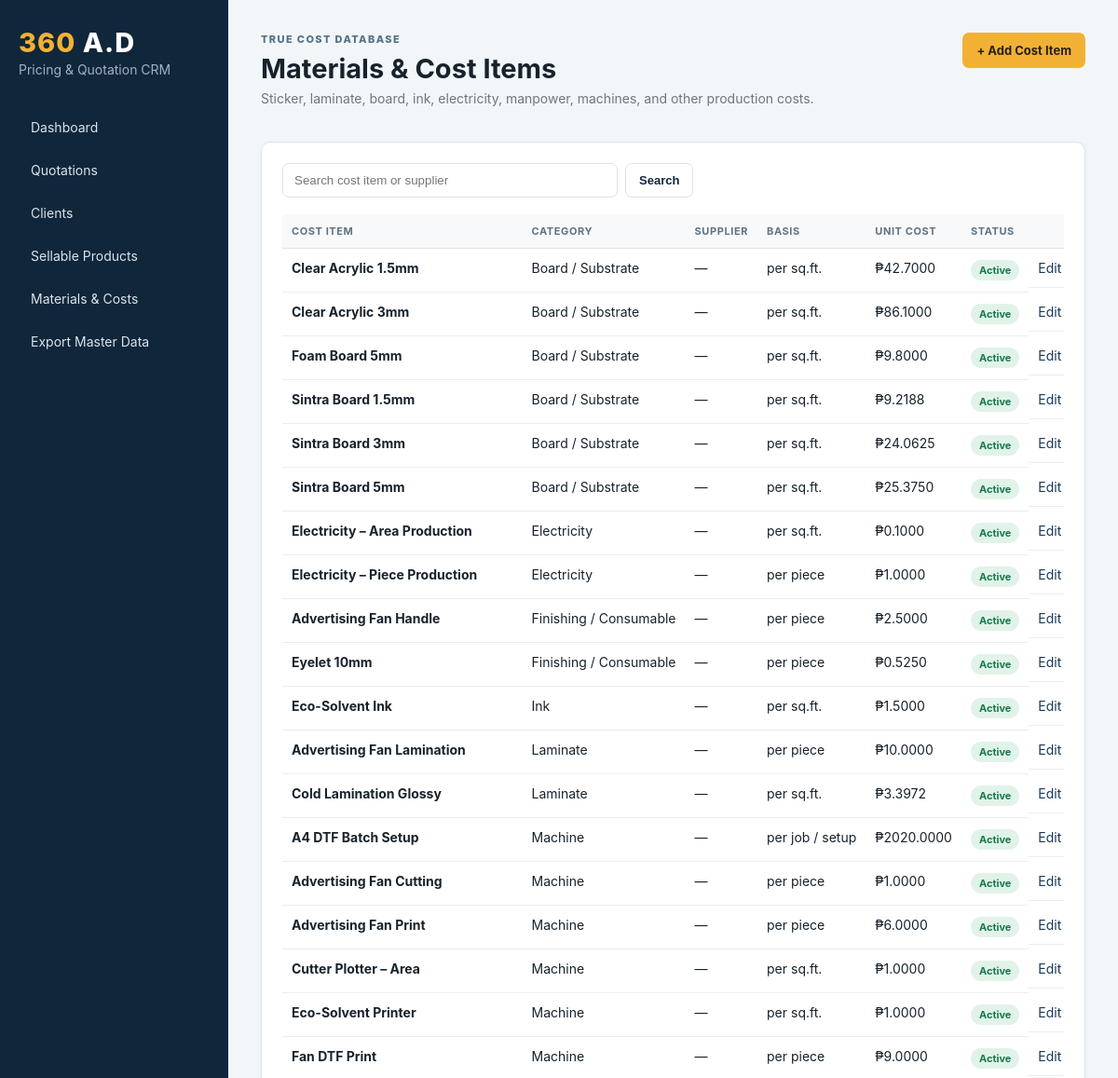
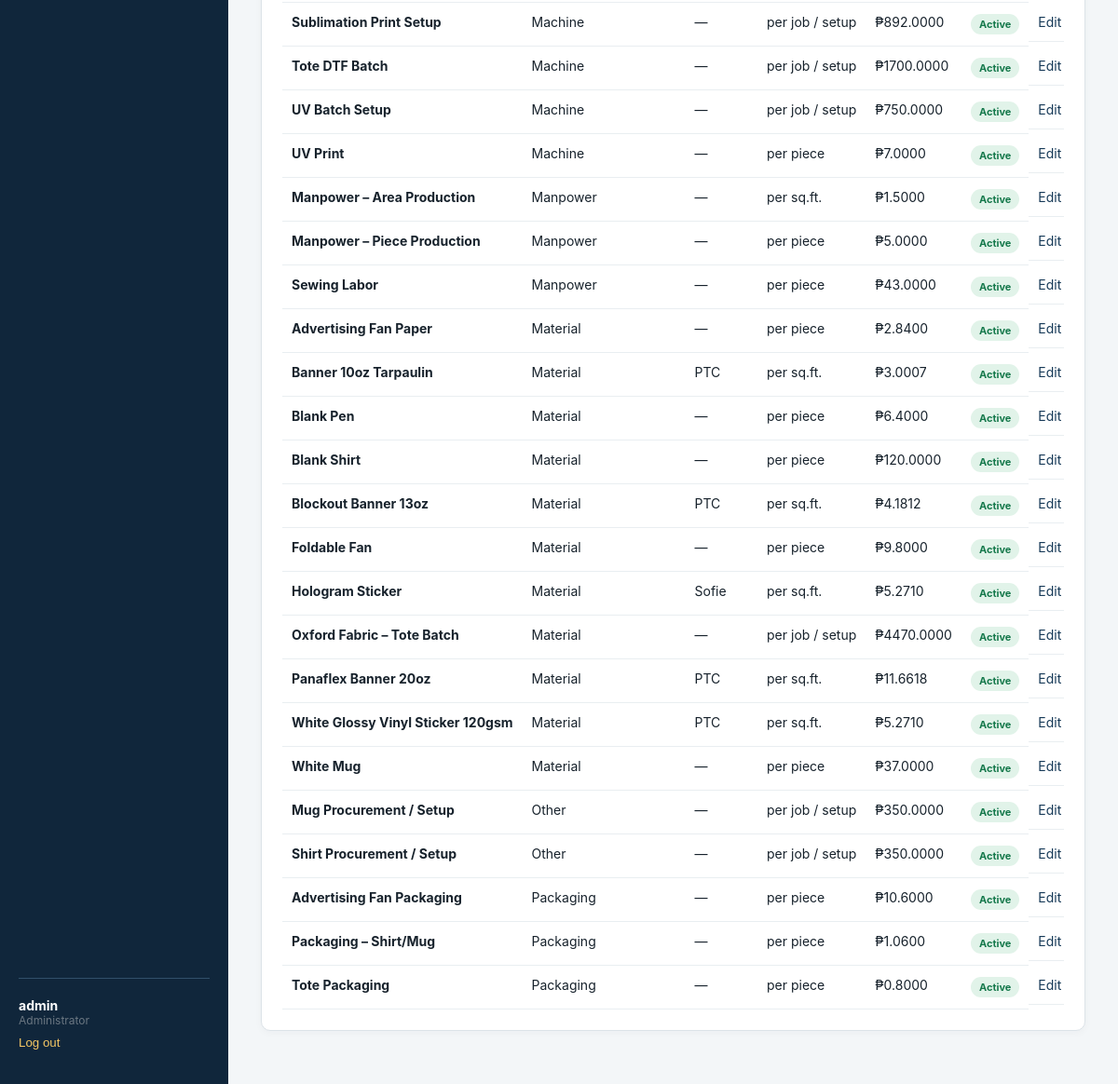
Screenshot of /cost-items/ (signed in) with the database file from the repository (2 pictures, top to bottom).
### core/models.py (models this page shows, shortened)
class TimeStampedModel(models.Model):
    created_at = models.DateTimeField(auto_now_add=True)
    updated_at = models.DateTimeField(auto_now=True)
    class Meta:
        abstract = True

class CostItem(TimeStampedModel):
    class Category(models.TextChoices):
        MATERIAL = "MATERIAL", "Material"
        LAMINATE = "LAMINATE", "Laminate"
        BOARD = "BOARD", "Board / Substrate"
        INK = "INK", "Ink"
        ELECTRICITY = "ELECTRICITY", "Electricity"
        MANPOWER = "MANPOWER", "Manpower"
        MACHINE = "MACHINE", "Machine"
        FINISHING = "FINISHING", "Finishing / Consumable"
        INSTALLATION = "INSTALLATION", "Installation"
        PACKAGING = "PACKAGING", "Packaging"
        OTHER = "OTHER", "Other"
    class Unit(models.TextChoices):
        SQFT = "SQFT", "per sq.ft."
        PIECE = "PIECE", "per piece"
        HOUR = "HOUR", "per hour"
        MINUTE = "MINUTE", "per minute"
        JOB = "JOB", "per job / setup"
        UNIT = "UNIT", "per unit"
    name = models.CharField(max_length=180, unique=True)
    category = models.CharField(max_length=20, choices=Category.choices, default=Category.MATERIAL)
    supplier = models.CharField(max_length=160, blank=True)
    unit = models.CharField(max_length=10, choices=Unit.choices, default=Unit.SQFT)
    unit_cost = models.DecimalField(max_digits=14, decimal_places=4, validators=[MinValueValidator(0)])
    vat_inclusive = models.BooleanField(default=True)
    purchase_description = models.CharField(max_length=220, blank=True)
    notes = models.TextField(blank=True)
    active = models.BooleanField(default=True)
    class Meta:
        ordering = ["category", "name"]

### core/views.py (the view)
# urls.py: path("cost-items/", views.cost_item_list, name="cost_item_list"),
@admin_required
def cost_item_list(request):
    query = request.GET.get("q", "").strip()
    items = CostItem.objects.all()
    if query:
        items = items.filter(Q(name__icontains=query) | Q(category__icontains=query) | Q(supplier__icontains=query))
    return render(request, "core/materials/list.html", {"items": items, "query": query})

### templates/core/materials/list.html
{% extends "base.html" %}
{% block content %}
<div class="page-heading"><div><p class="eyebrow">TRUE COST DATABASE</p><h1>Materials & Cost Items</h1><p>Sticker, laminate, board, ink, electricity, manpower, machines, and other production costs.</p></div><a class="btn primary" href="{% url 'cost_item_create' %}">+ Add Cost Item</a></div>
<section class="panel">
  <form class="search-row"><input name="q" value="{{ query }}" placeholder="Search cost item or supplier"><button class="btn secondary">Search</button></form>
  <div class="table-wrap"><table><thead><tr><th>Cost Item</th><th>Category</th><th>Supplier</th><th>Basis</th><th>Unit Cost</th><th>Status</th><th></th></tr></thead><tbody>
  {% for item in items %}<tr><td><strong>{{ item.name }}</strong></td><td>{{ item.get_category_display }}</td><td>{{ item.supplier|default:"—" }}</td><td>{{ item.get_unit_display }}</td><td>₱{{ item.unit_cost|floatformat:4 }}</td><td>{% if item.active %}<span class="badge success">Active</span>{% else %}<span class="badge">Inactive</span>{% endif %}</td><td class="actions"><a href="{% url 'cost_item_edit' item.pk %}">Edit</a><a class="danger-link" href="{% url 'cost_item_delete' item.pk %}">Delete</a></td></tr>{% empty %}<tr><td colspan="7" class="empty">No cost items found.</td></tr>{% endfor %}
  </tbody></table></div>
</section>
{% endblock %}

### templates/base.html (shortened to what this page needs)
{% load static %}
<!doctype html>
<html lang="en">
<head>
  <link rel="stylesheet" href="{% static 'core/app.css' %}">
</head>
<body>
  {% if user.is_authenticated %}
  <aside class="sidebar">
    <div class="brand"><span>360</span> A.D</div>
    <div class="brand-subtitle">Pricing & Quotation CRM</div>
    <nav>
      <a href="{% url 'dashboard' %}">Dashboard</a>
      <a href="{% url 'quotation_list' %}">Quotations</a>
      <a href="{% url 'client_list' %}">Clients</a>
      <a href="{% url 'product_list' %}">Sellable Products</a>
      <a href="{% url 'cost_item_list' %}">Materials & Costs</a>
      <a href="{% url 'master_data_export_excel' %}">Export Master Data</a>
    </nav>
    <div class="sidebar-footer">
      <div class="user-name">{{ user.get_full_name|default:user.username }}</div>
      <div class="muted">Administrator</div>
      <form method="post" action="{% url 'logout' %}">{% csrf_token %}<button class="link-button">Log out</button></form>
    </div>
  </aside>
  {% endif %}
  <main class="{% if user.is_authenticated %}content{% else %}login-shell{% endif %}">
    {% block content %}{% endblock %}
  </main>
</body>
</html>

### static/core/app.css (style rules this page uses)
:root { --navy:#10263b;--navy2:#173a58;--gold:#f2b134;--bg:#f3f6f8;--text:#17222c;--muted:#6b7782;--line:#dce3e8;--white:#fff;--green:#16794c;--red:#b63434 }
* { box-sizing:border-box }
body { margin:0;font-family:Inter,Segoe UI,Arial,sans-serif;color:var(--text);background:var(--bg);font-size:14px }
a { color:var(--navy2);text-decoration:none }
h1,h2,h3,p { margin-top:0 }
h1 { font-size:29px;margin-bottom:6px }
.sidebar { position:fixed;inset:0 auto 0 0;width:245px;background:var(--navy);color:#fff;padding:28px 20px;display:flex;flex-direction:column;z-index:10 }
.brand { font-size:29px;font-weight:800;letter-spacing:1px }
.brand span,.login-logo span { color:var(--gold) }
.brand-subtitle { color:#9fb2c1;margin:3px 0 34px }
.sidebar nav { display:grid;gap:7px }
.sidebar nav a { color:#dce5ec;padding:11px 13px;border-radius:7px }
.sidebar-footer { margin-top:auto;padding-top:20px;border-top:1px solid #31506a }
.user-name { font-weight:700 }
.link-button { border:0;background:none;color:#f5c764;padding:9px 0;cursor:pointer }
.content { margin-left:245px;padding:35px;min-height:100vh }
.page-heading { display:flex;align-items:flex-start;justify-content:space-between;gap:20px;margin-bottom:24px }
.page-heading p { color:var(--muted) }
.eyebrow { font-size:11px!important;font-weight:800;letter-spacing:1.4px;color:#52708a!important;margin-bottom:7px }
.btn { display:inline-block;border:1px solid transparent;border-radius:7px;padding:10px 14px;font-weight:700;cursor:pointer;font-size:13px }
.btn.primary { background:var(--gold);color:#26200f }
.btn.secondary { background:#fff;border-color:var(--line);color:var(--navy) }
.panel { background:var(--white);border:1px solid var(--line);border-radius:10px;padding:22px;margin-bottom:22px;box-shadow:0 2px 8px rgba(20,40,55,.035) }
.table-wrap { overflow:auto }
table { width:100%;border-collapse:collapse }
th { font-size:11px;text-transform:uppercase;letter-spacing:.6px;color:#607281;background:#f7f9fa;text-align:left;padding:11px 10px;border-bottom:1px solid var(--line) }
td { padding:12px 10px;border-bottom:1px solid #e9eef1;vertical-align:top;white-space:nowrap }
.actions { display:flex;gap:12px }
.badge { display:inline-block;background:#e8edf1;color:#536472;border-radius:20px;padding:4px 9px;font-size:11px;font-weight:700 }
.badge.success { background:#e1f3e9;color:var(--green) }
.muted { color:var(--muted);font-size:12px }
.search-row { display:flex;gap:8px;margin-bottom:18px }
.search-row input { max-width:360px;width:100%;padding:10px 12px;border:1px solid var(--line);border-radius:7px }

### rows the page displays
CostItem: name "Clear Acrylic 1.5mm", category "Board / Substrate", supplier "—", unit "per sq.ft.", unit_cost "42.7000", active "Active"
CostItem: name "Clear Acrylic 3mm", category "Board / Substrate", supplier "—", unit "per sq.ft.", unit_cost "86.1000", active "Active"
CostItem: name "Foam Board 5mm", category "Board / Substrate", supplier "—", unit "per sq.ft.", unit_cost "9.8000", active "Active"
CostItem: name "Sintra Board 1.5mm", category "Board / Substrate", supplier "—", unit "per sq.ft.", unit_cost "9.2188", active "Active"
CostItem: name "Sintra Board 3mm", category "Board / Substrate", supplier "—", unit "per sq.ft.", unit_cost "24.0625", active "Active"
CostItem: name "Sintra Board 5mm", category "Board / Substrate", supplier "—", unit "per sq.ft.", unit_cost "25.3750", active "Active"
CostItem: name "Electricity – Area Production", category "Electricity", supplier "—", unit "per sq.ft.", unit_cost "0.1000", active "Active"
CostItem: name "Electricity – Piece Production", category "Electricity", supplier "—", unit "per piece", unit_cost "1.0000", active "Active"
CostItem: name "Advertising Fan Handle", category "Finishing / Consumable", supplier "—", unit "per piece", unit_cost "2.5000", active "Active"
CostItem: name "Eyelet 10mm", category "Finishing / Consumable", supplier "—", unit "per piece", unit_cost "0.5250", active "Active"
CostItem: name "Eco-Solvent Ink", category "Ink", supplier "—", unit "per sq.ft.", unit_cost "1.5000", active "Active"
CostItem: name "Advertising Fan Lamination", category "Laminate", supplier "—", unit "per piece", unit_cost "10.0000", active "Active"
CostItem: name "Cold Lamination Glossy", category "Laminate", supplier "—", unit "per sq.ft.", unit_cost "3.3972", active "Active"
CostItem: name "A4 DTF Batch Setup", category "Machine", supplier "—", unit "per job / setup", unit_cost "2020.0000", active "Active"
CostItem: name "Advertising Fan Cutting", category "Machine", supplier "—", unit "per piece", unit_cost "1.0000", active "Active"
CostItem: name "Advertising Fan Print", category "Machine", supplier "—", unit "per piece", unit_cost "6.0000", active "Active"
CostItem: name "Cutter Plotter – Area", category "Machine", supplier "—", unit "per sq.ft.", unit_cost "1.0000", active "Active"
CostItem: name "Eco-Solvent Printer", category "Machine", supplier "—", unit "per sq.ft.", unit_cost "1.0000", active "Active"
CostItem: name "Fan DTF Print", category "Machine", supplier "—", unit "per piece", unit_cost "9.0000", active "Active"
CostItem: name "Sublimation Print Setup", category "Machine", supplier "—", unit "per job / setup", unit_cost "892.0000", active "Active"
CostItem: name "Tote DTF Batch", category "Machine", supplier "—", unit "per job / setup", unit_cost "1700.0000", active "Active"
CostItem: name "UV Batch Setup", category "Machine", supplier "—", unit "per job / setup", unit_cost "750.0000", active "Active"
CostItem: name "UV Print", category "Machine", supplier "—", unit "per piece", unit_cost "7.0000", active "Active"
CostItem: name "Manpower – Area Production", category "Manpower", supplier "—", unit "per sq.ft.", unit_cost "1.5000", active "Active"
CostItem: name "Manpower – Piece Production", category "Manpower", supplier "—", unit "per piece", unit_cost "5.0000", active "Active"
CostItem: name "Sewing Labor", category "Manpower", supplier "—", unit "per piece", unit_cost "43.0000", active "Active"
CostItem: name "Advertising Fan Paper", category "Material", supplier "—", unit "per piece", unit_cost "2.8400", active "Active"
CostItem: name "Banner 10oz Tarpaulin", category "Material", supplier "PTC", unit "per sq.ft.", unit_cost "3.0007", active "Active"
CostItem: name "Blank Pen", category "Material", supplier "—", unit "per piece", unit_cost "6.4000", active "Active"
CostItem: name "Blank Shirt", category "Material", supplier "—", unit "per piece", unit_cost "120.0000", active "Active"
CostItem: name "Blockout Banner 13oz", category "Material", supplier "PTC", unit "per sq.ft.", unit_cost "4.1812", active "Active"
CostItem: name "Foldable Fan", category "Material", supplier "—", unit "per piece", unit_cost "9.8000", active "Active"
CostItem: name "Hologram Sticker", category "Material", supplier "Sofie", unit "per sq.ft.", unit_cost "5.2710", active "Active"
CostItem: name "Oxford Fabric – Tote Batch", category "Material", supplier "—", unit "per job / setup", unit_cost "4470.0000", active "Active"
CostItem: name "Panaflex Banner 20oz", category "Material", supplier "PTC", unit "per sq.ft.", unit_cost "11.6618", active "Active"
CostItem: name "White Glossy Vinyl Sticker 120gsm", category "Material", supplier "PTC", unit "per sq.ft.", unit_cost "5.2710", active "Active"
CostItem: name "White Mug", category "Material", supplier "—", unit "per piece", unit_cost "37.0000", active "Active"
CostItem: name "Mug Procurement / Setup", category "Other", supplier "—", unit "per job / setup", unit_cost "350.0000", active "Active"
CostItem: name "Shirt Procurement / Setup", category "Other", supplier "—", unit "per job / setup", unit_cost "350.0000", active "Active"
CostItem: name "Advertising Fan Packaging", category "Packaging", supplier "—", unit "per piece", unit_cost "10.6000", active "Active"
CostItem: name "Packaging – Shirt/Mug", category "Packaging", supplier "—", unit "per piece", unit_cost "1.0600", active "Active"
CostItem: name "Tote Packaging", category "Packaging", supplier "—", unit "per piece", unit_cost "0.8000", active "Active"

### other values shown
{{ user.get_full_name|default:user.username }} "admin"
